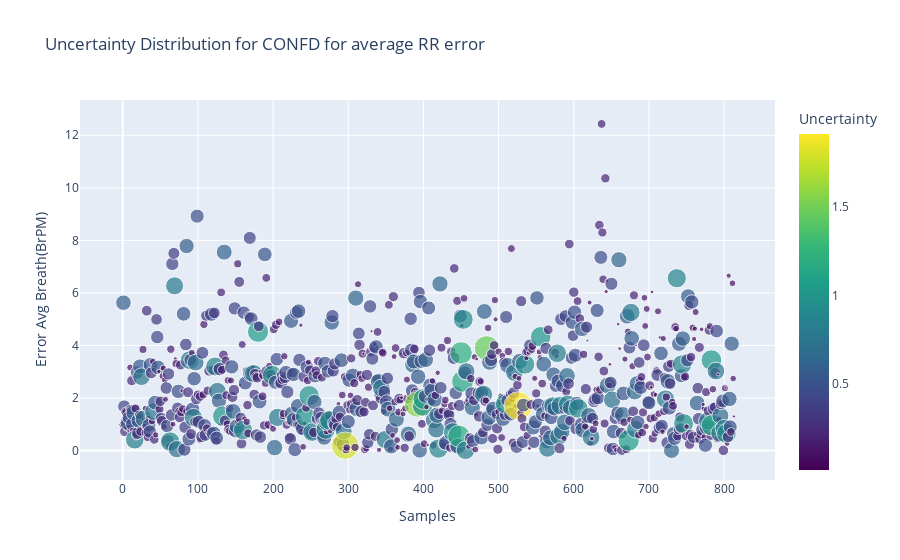
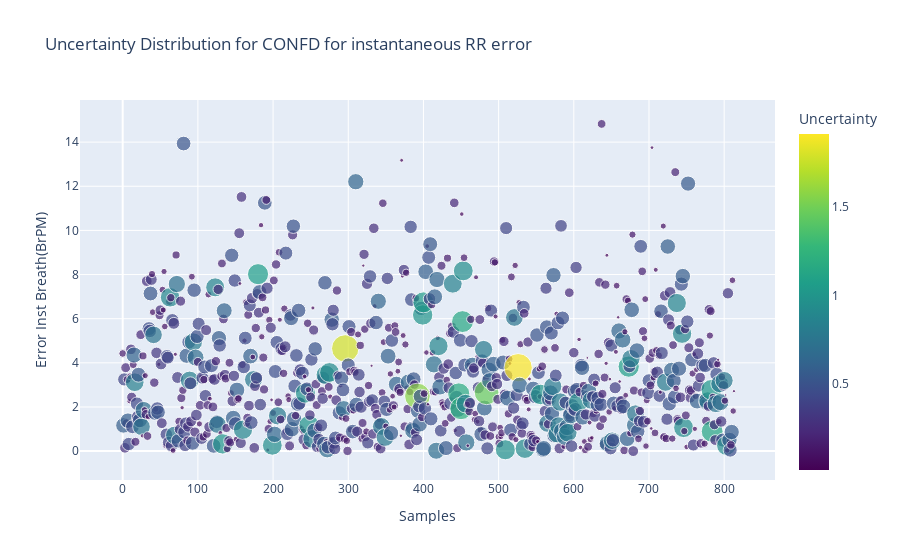

Notebook code cell kept with these figures, in order:
### Code cell
if input_conf == 'confd':
    fig1 = px.scatter(data_confd,x = 'Samples', y="Error Avg Breath(BrPM)",title="Uncertainty Distribution for "+input_conf.upper()+ " for average RR error" ,
                     color="Uncertainty", color_continuous_scale=px.colors.sequential.Viridis,size='Uncertainty')
    
    fig2 = px.scatter(data_confd,x = 'Samples', y="Error Inst Breath(BrPM)",title="Uncertainty Distribution for "+input_conf.upper()+ " for instantaneous RR error" ,
                     color="Uncertainty", color_continuous_scale=px.colors.sequential.Viridis,size='Uncertainty')
    fig1.show()
    fig2.show()

### Figure 1 — Plotly figure (JSON) as saved in the notebook; plotly's stock layout.template omitted (floating-point values rounded to 4 significant figures; data arrays with more than 128 entries replaced by an {"elided": "..."} marker saying what was removed)
{"data": [{"hovertemplate": "Samples=%{x}<br>Error Avg Breath(BrPM)=%{y}<br>Uncertainty=%{marker.color}<extra></extra>", "legendgroup": "", "marker": {"color": {"elided": "814 float values"}, "coloraxis": "coloraxis", "size": {"elided": "814 float values"}, "sizemode": "area", "sizeref": 0.004783, "symbol": "circle"}, "mode": "markers", "name": "", "orientation": "v", "showlegend": false, "type": "scatter", "x": {"elided": "814 int values"}, "xaxis": "x", "y": {"elided": "814 float values"}, "yaxis": "y"}], "layout": {"coloraxis": {"colorbar": {"title": {"text": "Uncertainty"}}, "colorscale": [[0, "#440154"], [0.1111, "#482878"], [0.2222, "#3e4989"], [0.3333, "#31688e"], [0.4444, "#26828e"], [0.5556, "#1f9e89"], [0.6667, "#35b779"], [0.7778, "#6ece58"], [0.8889, "#b5de2b"], [1, "#fde725"]]}, "legend": {"itemsizing": "constant", "tracegroupgap": 0}, "title": {"text": "Uncertainty Distribution for CONFD for average RR error"}, "xaxis": {"anchor": "y", "domain": [0, 1], "title": {"text": "Samples"}}, "yaxis": {"anchor": "x", "domain": [0, 1], "title": {"text": "Error Avg Breath(BrPM)"}}}}

### Figure 2 — Plotly figure (JSON) as saved in the notebook; plotly's stock layout.template omitted (floating-point values rounded to 4 significant figures; data arrays with more than 128 entries replaced by an {"elided": "..."} marker saying what was removed)
{"data": [{"hovertemplate": "Samples=%{x}<br>Error Inst Breath(BrPM)=%{y}<br>Uncertainty=%{marker.color}<extra></extra>", "legendgroup": "", "marker": {"color": {"elided": "814 float values"}, "coloraxis": "coloraxis", "size": {"elided": "814 float values"}, "sizemode": "area", "sizeref": 0.004783, "symbol": "circle"}, "mode": "markers", "name": "", "orientation": "v", "showlegend": false, "type": "scatter", "x": {"elided": "814 int values"}, "xaxis": "x", "y": {"elided": "814 float values"}, "yaxis": "y"}], "layout": {"coloraxis": {"colorbar": {"title": {"text": "Uncertainty"}}, "colorscale": [[0, "#440154"], [0.1111, "#482878"], [0.2222, "#3e4989"], [0.3333, "#31688e"], [0.4444, "#26828e"], [0.5556, "#1f9e89"], [0.6667, "#35b779"], [0.7778, "#6ece58"], [0.8889, "#b5de2b"], [1, "#fde725"]]}, "legend": {"itemsizing": "constant", "tracegroupgap": 0}, "title": {"text": "Uncertainty Distribution for CONFD for instantaneous RR error"}, "xaxis": {"anchor": "y", "domain": [0, 1], "title": {"text": "Samples"}}, "yaxis": {"anchor": "x", "domain": [0, 1], "title": {"text": "Error Inst Breath(BrPM)"}}}}
